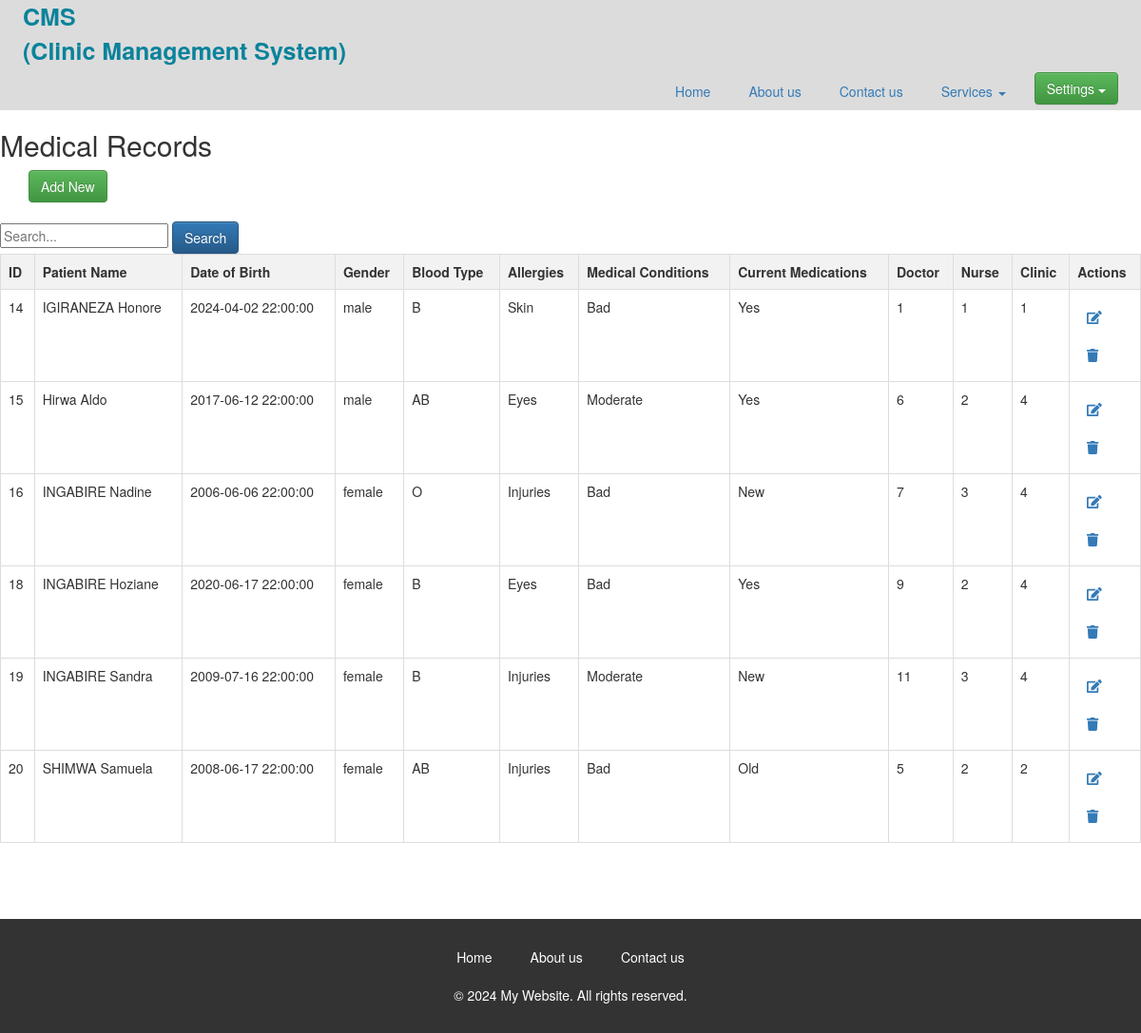
/medical.php, run on the app's committed database.
### tables this page shows
CREATE TABLE `history` (
  `ID` int(10) NOT NULL,
  `PatientName` varchar(50) DEFAULT NULL,
  `DateOfBirth` timestamp NOT NULL DEFAULT current_timestamp() ON UPDATE current_timestamp(),
  `Gender` varchar(20) DEFAULT NULL,
  `BloodType` varchar(30) DEFAULT NULL,
  `Allerigies` varchar(50) DEFAULT NULL,
  `MedicalCondition` varchar(50) DEFAULT NULL,
  `CurrentMedication` varchar(50) DEFAULT NULL,
  `Doctor` int(11) DEFAULT NULL,
  `Nurse` int(11) DEFAULT NULL,
  `Clinic` int(11) DEFAULT NULL
);

### medical.php (the view, shortened to what this page needs)
<!DOCTYPE html>
<html lang="en">
<head>
    <link rel="stylesheet" href="style.css">
<link rel="stylesheet" href="https://cdn.jsdelivr.net/npm/bootstrap@3.3.7/dist/css/bootstrap.min.css" integrity="
sha384-BVYiiSIFeK1dGmJRAkycuHAHRg32OmUcww7on3RYdg4Va+PmSTsz/K68vbdEjh4u">
<link rel="stylesheet" href="https://cdn.jsdelivr.net/npm/bootstrap@3.3.7/dist/css/bootstrap-theme.min.css
">
</head>
<body>
    <nav>
        <label class="logo" >CMS <br>
            (Clinic Management System)</label>
        <ul>
            <li><a href="home.html">Home</a></li>
            <li><a href="about.html">About us</a></li>
            <li><a href="contact.html">Contact us</a></li>
            <li class="dropdown"><a href="#" class="dropdown-toggle" data-toggle="dropdown" role="button" aria-haspopup="true" aria-expanded="false">
                Services  <span class="caret"></span></a>
            </li>
            <li class="dropdown">
                <a href="#" class="btn btn-success dropdown-toggle" data-toggle="dropdown" role="button" aria-haspopup="true" aria-expanded="false">
                    Settings <span class="caret"></span>
                </a>
            </li>
        </ul>
    </nav>
      <h2>Medical Records</h2>
    <div class="container">
        <a href="medicalform.php" class="btn btn-success">Add New</a>
    </div>
    <br>
    <form method="GET" action="">
    <input type="text" name="search" placeholder="Search...">
    <button type="submit" class="btn btn-primary">Search</button>
</form>
    <table id="dataTable" class="table table-hover text-center">
        <tr>
            <th>ID</th>
            <th>Patient Name</th>
            <th>Date of Birth</th>
            <th>Gender</th>
            <th>Blood Type</th>
            <th>Allergies</th>
            <th>Medical Conditions</th>
            <th>Current Medications</th>
            <th>Doctor</th>
            <th>Nurse</th>
            <th>Clinic</th>
             <th>Actions</th>
        </tr>
        <?php
include('database_connection.php');
$sql_select = "SELECT * FROM history";
$result = $conn->query($sql_select);
        if ($result->num_rows > 0) {
            while ($row = $result->fetch_assoc()) {
              echo "<tr>";
              echo "<td>" . $row["ID"] . "</td>";
              echo "<td>" . $row["PatientName"] . "</td>";
              echo "<td>" . $row["DateOfBirth"] . "</td>";
              echo "<td>" . $row["Gender"] . "</td>";
              echo "<td>" . $row["BloodType"] . "</td>";
              echo "<td>" . $row["Allerigies"] . "</td>";
              echo "<td>" . $row["MedicalCondition"] . "</td>";
              echo "<td>" . $row["CurrentMedication"] . "</td>";
              echo "<td>" . $row["Doctor"] . "</td>";
              echo "<td>" . $row["Nurse"] . "</td>";
              echo "<td>" . $row["Clinic"] . "</td>";
                echo "<td>";
                echo "<a href='mupdate.php?updateID=" . $row['ID'] . "'><i class='fas fa-edit'></i></a>";
                echo "<a href='mdelete.php?ID=" . $row['ID'] . "'><i class='fas fa-trash'></i></a>";
                echo "</td>";
                echo "</tr>";
            }
        } else {
            echo "<tr><td colspan='11'>No data found</td></tr>";
        }
        ?>
    </table>
</section><br><br><br>
    <footer>
        <ul>
            <li><a href="home.html">Home</a></li>
            <li><a href="about.html">About us</a></li>
            <li><a href="contact.html">Contact us</a></li>
        </ul>
        <p>&copy; 2024 My Website. All rights reserved.</p>
    </footer>
</body>
</html>

### style.css (style rules this page uses)
body { font-family: Arial, sans-serif; margin: 0; padding: 0; }
nav { background-color: gainsboro; color: #fff; padding: 0 4px; }
.logo { font-size: 25px; color: #0a839b; margin-left: 20px; }
ul { list-style-type: none; margin: 0; padding: 0; display: flex; justify-content: flex-end; }
li { margin-right: 20px; position: relative; }
a { text-decoration: none; color: #fff; display: block; padding: 10px; }
.btn { display: inline-block; padding: 10px 20px; background-color: #4CAF50; color: #6b99b8; border: none; border-radius: 5px; cursor: pointer; text-decoration: none; }
footer { background-color: #333; color: #fff; padding: 20px 0; text-align: center; }
footer ul { list-style-type: none; display: flex; justify-content: center; margin-bottom: 10px; }
footer li { margin: 0 10px; }
footer a { color: #fff; text-decoration: none; }

### medical.php (style rules this page uses)
table { width: 100%; border-collapse: collapse; }
th, td { border: 1px solid #ddd; padding: 8px; text-align: left; }
th { background-color: #f2f2f2; }

### data on the page
history: ID "14", PatientName "IGIRANEZA Honore", DateOfBirth "2024-04-02 22:00:00", Gender "male", BloodType "B", Allerigies "Skin", MedicalCondition "Bad", CurrentMedication "Yes", Doctor "1", Nurse "1", Clinic "1"
history: ID "15", PatientName "Hirwa Aldo", DateOfBirth "2017-06-12 22:00:00", Gender "male", BloodType "AB", Allerigies "Eyes", MedicalCondition "Moderate", CurrentMedication "Yes", Doctor "6", Nurse "2", Clinic "4"
history: ID "16", PatientName "INGABIRE Nadine", DateOfBirth "2006-06-06 22:00:00", Gender "female", BloodType "O", Allerigies "Injuries", MedicalCondition "Bad", CurrentMedication "New", Doctor "7", Nurse "3", Clinic "4"
history: ID "18", PatientName "INGABIRE Hoziane", DateOfBirth "2020-06-17 22:00:00", Gender "female", BloodType "B", Allerigies "Eyes", MedicalCondition "Bad", CurrentMedication "Yes", Doctor "9", Nurse "2", Clinic "4"
history: ID "19", PatientName "INGABIRE Sandra", DateOfBirth "2009-07-16 22:00:00", Gender "female", BloodType "B", Allerigies "Injuries", MedicalCondition "Moderate", CurrentMedication "New", Doctor "11", Nurse "3", Clinic "4"
history: ID "20", PatientName "SHIMWA Samuela", DateOfBirth "2008-06-17 22:00:00", Gender "female", BloodType "AB", Allerigies "Injuries", MedicalCondition "Bad", CurrentMedication "Old", Doctor "5", Nurse "2", Clinic "2"
